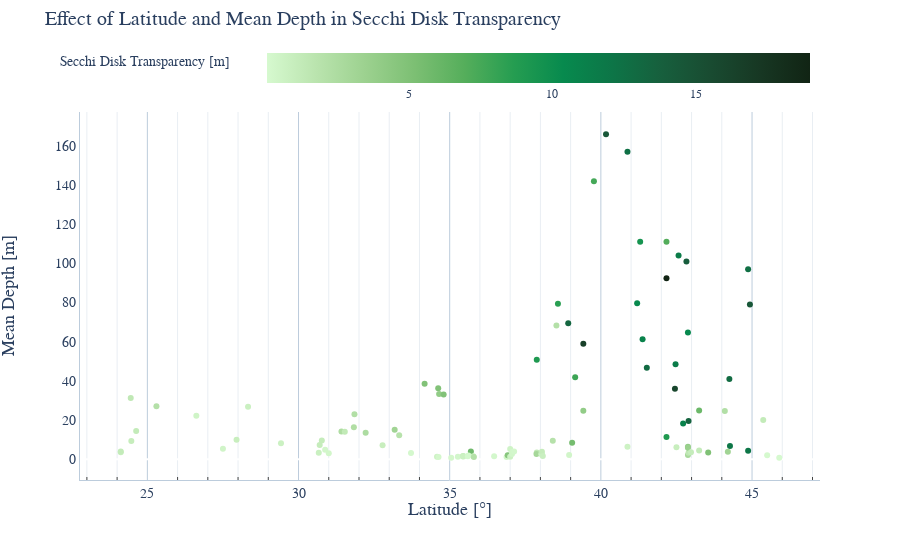

This figure's notebook cell:
### Code cell
fig1 = px.scatter(data_frame=data, x='LAT', y='ZMEAN', color='SDT', color_continuous_scale='algae', hover_name='NAME', labels={
                     'LAT': 'Latitude [°]',
                     'SDT': 'Secchi Disk Transparency [m]',
                     'ZMEAN': 'Mean Depth [m]',
                     'ALT': 'Altitude'
                 })
fig_title = 'Effect of Latitude and Mean Depth in Secchi Disk Transparency'
xaxis_title='Latitude [°]'
yaxis_title='Mean Depth [m]'

apply_custom_layout(fig1, fig_title, xaxis_title, yaxis_title, font='Lora', show_xspikes=False)
fig1.update_layout(hovermode='closest',  coloraxis_colorbar_orientation='h')
fig1.write_json("plot_name.json")
fig1.show()

### Figure 1 — Plotly figure (JSON) as saved in the notebook; plotly's stock layout.template omitted (floating-point values rounded to 4 significant figures)
{"data": [{"hovertemplate": "<b>%{hovertext}</b><br><br>Latitude [°]=%{x}<br>Mean Depth [m]=%{y}<br>Secchi Disk Transparency [m]=%{marker.color}<extra></extra>", "hovertext": ["Rodeo", "Comedero", "La Ciénaga", "Las Maderas", "Campo Alegre", "Cabra Corral", "El Cadillal", "Río Hondo", "Sumampa", "las Pirquitas", "Los Sauces", "Anzulón", "Portezuelo", "Cruz del Eje", "Mar Chiquita", "Saladillo", "San Roque", "Ullum", "La Viña", "Los Molinos", "Río Tercero", "San Felipe", "La florida", "El Carrizal", "El Diamante", "Agua del Toro", "Los Reyunos", "Valle Grande", "El Nihuil", "Melincué", "El Carpincho", "De Gómez", "Navarro", "Las mulitas", "De Lobos", "Indio Muerto", "De Monte", "La Chilca", "Chascomús", "La Limpia", "La Tablilla", "Blanca Grande", "Alsina", "Cochicó", "Salada Grande", "Los Horcones", "Del Monte", "Dulce", "Del Venado", "Epecuén", "La Brava", "De los Padres", "De Pigüé", "De Saavedra", "La Dulce", "Urre Lauquen", "Sauce Grande", "Agrio", "Pellegrini", "Marri Menuco", "Los Barreales", "Blanca ", "Aluminé", "Ramos Mexía", "Norquinco", "Quillén", "Huechulafquen", "Lacar", "Nahuel Huapi", "Gutierrez", "Ne Luan", "Mascardi", "Guillermo", "Steffen", "Las Chultas", "Epuyen", "Puelo", "Cholila", "Lezama", "Los Mosquitos", "Rivadavia", "Esquel", "Brechman", "Verde", "Wilimanco", "Zeta", "Largo", "Terraplén", "Amutui Quimen", "Futalaufquen", "Rosario", "Quichaura", "Cronometro", "Los Niños", "Pico 4", "Pico 3", "Pico 1", "La Plata", "Fontana", "Blanco", "Muster", "Colhue Huapi", "Ameghino"], "legendgroup": "", "marker": {"color": [0.85, 1.2, 1, 1.4, 1.2, 2.1, 0.45, 0.4, 0.9, 0.78, 0.7, 0.28, 0.8, 1.1, 1.1, 0.3, 2.4, 1.27, 2.2, 2.3, 2.5, 0.9, 3.2, 1.9, 4.9, 4.9, 4, 4.9, 5.8, 0.15, 0.6, 0.18, 0.17, 0.65, 0.25, 1, 0.7, 1.05, 0.15, 0.15, 2.1, 0.2, 0.3, 0.45, 4.6, 0.65, 0.5, 0.25, 0.28, 0.2, 1.4, 2.9, 0.33, 0.52, 1.1, 0.83, 0.35, 9, 2, 8.5, 2.1, 5.5, 13.3, 4, 7.8, 16.5, 7.5, 14.5, 12.5, 10.5, 0.6, 9.5, 11, 13, 9, 19, 7, 11.5, 16, 0.9, 11.5, 2.8, 1.5, 11, 4, 3.6, 13.5, 1.1, 10.5, 14, 5.9, 5, 1.2, 12, 12, 3.2, 12.9, 12.6, 14.5, 0.03, 1.2, 0.07, 2.2], "coloraxis": "coloraxis", "symbol": "circle"}, "mode": "markers", "name": "", "orientation": "v", "showlegend": false, "type": "scatter", "x": [24.12, 24.12, 24.47, 24.45, 24.63, 25.3, 26.62, 27.5, 27.95, 28.33, 29.42, 30.88, 30.67, 30.77, 30.7, 31, 31.42, 31.53, 31.85, 31.83, 32.22, 32.78, 33.18, 33.33, 34.17, 34.62, 34.65, 34.8, 35.7, 33.72, 34.58, 34.63, 35.05, 35.43, 35.27, 35.45, 35.45, 35.78, 35.6, 35.62, 35.8, 36.47, 36.88, 36.92, 36.92, 37, 37, 37.06, 37.08, 37.13, 37.88, 37.87, 38.05, 38.03, 38.05, 38.08, 38.95, 37.88, 38.41, 38.58, 38.53, 39.05, 38.92, 39.42, 39.15, 39.42, 39.77, 40.17, 40.88, 41.2, 40.88, 41.3, 41.38, 41.52, 42.17, 42.17, 42.17, 42.47, 42.45, 42.5, 42.57, 42.88, 42.9, 42.72, 42.88, 42.88, 42.9, 42.98, 42.88, 42.83, 43.25, 43.55, 43.25, 44.87, 44.27, 44.2, 44.25, 44.87, 44.93, 45.9, 45.37, 45.5, 44.1], "xaxis": "x", "y": [3.6, 4, 9.3, 31.3, 14.4, 27, 22.2, 5.3, 10, 26.8, 8.1, 4.9, 3.3, 9.5, 7.3, 3, 14.1, 14, 23, 16.3, 13.5, 7.1, 15, 12.2, 38.6, 36.2, 33.3, 33, 4, 3.2, 1.2, 1.1, 0.7, 1.5, 1.2, 1.6, 1.4, 1.5, 1.5, 1.9, 1.1, 1.5, 1.1, 1.9, 2, 1.3, 5.2, 2.7, 3.8, 4, 3.4, 2.7, 2.5, 2.7, 3.8, 1.6, 2.1, 50.8, 9.4, 79.4, 68.3, 8.4, 69.4, 24.7, 41.9, 59, 142, 166, 157, 79.7, 6.4, 111, 61.3, 46.7, 11.4, 92.4, 111, 48.5, 36, 6.1, 104, 2.1, 3.3, 18.3, 6.4, 5.9, 19.5, 3.5, 64.7, 101, 24.9, 3.4, 4.4, 4.3, 6.8, 3.8, 41, 97, 79, 0.7, 20, 2, 24.6], "yaxis": "y"}], "layout": {"coloraxis": {"colorbar": {"orientation": "h", "title": {"text": "Secchi Disk Transparency [m]"}}, "colorscale": [[0, "rgb(214, 249, 207)"], [0.09091, "rgb(186, 228, 174)"], [0.1818, "rgb(156, 209, 143)"], [0.2727, "rgb(124, 191, 115)"], [0.3636, "rgb(85, 174, 91)"], [0.4545, "rgb(37, 157, 81)"], [0.5455, "rgb(7, 138, 78)"], [0.6364, "rgb(13, 117, 71)"], [0.7273, "rgb(23, 95, 61)"], [0.8182, "rgb(25, 75, 49)"], [0.9091, "rgb(23, 55, 35)"], [1, "rgb(17, 36, 20)"]]}, "font": {"family": "Lora"}, "hoverdistance": 1, "hovermode": "closest", "legend": {"font": {"size": 16}, "orientation": "h", "tracegroupgap": 0, "x": 1, "xanchor": "right", "y": 1.02, "yanchor": "bottom"}, "margin": {"t": 60}, "plot_bgcolor": "#FFFFFF", "spikedistance": 1000, "title": {"font": {"size": 20}, "text": "Effect of Latitude and Mean Depth in Secchi Disk Transparency"}, "xaxis": {"anchor": "y", "domain": [0, 1], "gridcolor": "#BCCCDC", "linecolor": "#BCCCDC", "minor": {"showgrid": true, "ticks": "inside"}, "showgrid": true, "showspikes": false, "spikecolor": "#999999", "spikedash": "dot", "spikemode": "across", "spikethickness": 2, "tickfont": {"size": 14}, "title": {"font": {"size": 18}, "text": "Latitude [°]"}}, "yaxis": {"anchor": "x", "domain": [0, 1], "gridcolor": "#BCCCDC", "linecolor": "#BCCCDC", "showgrid": false, "tickfont": {"size": 14}, "title": {"font": {"size": 18}, "text": "Mean Depth [m]"}}}}
